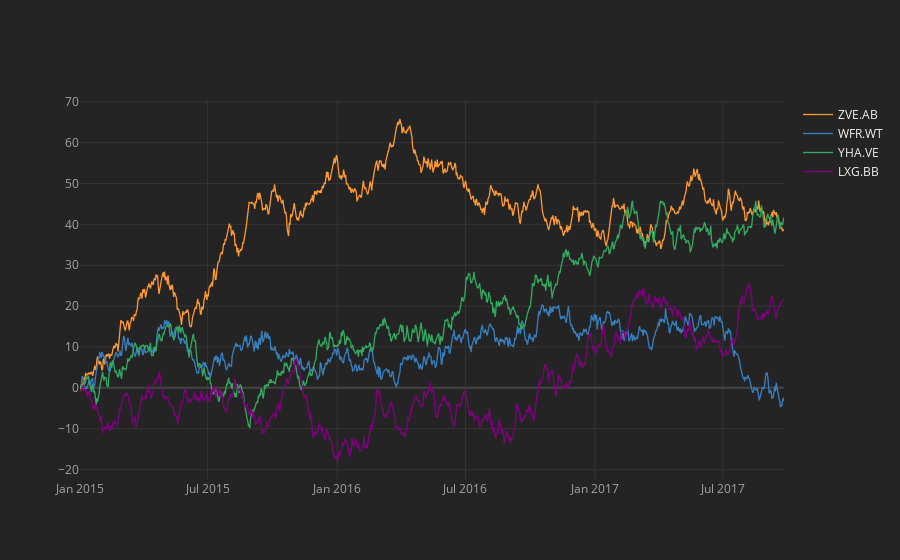

Notebook code for this chart:
### Code cell
cf.datagen.lines(4,1000).iplot()

### Figure 1 — Plotly figure (JSON) as saved in the notebook; plotly's stock layout.template omitted (floating-point values rounded to 4 significant figures; data arrays with more than 128 entries replaced by an {"elided": "..."} marker saying what was removed)
{"data": [{"line": {"color": "rgba(255, 153, 51, 1.0)", "dash": "solid", "shape": "linear", "width": 1.3}, "mode": "lines", "name": "ZVE.AB", "text": "", "type": "scatter", "x": {"elided": "1000 str values"}, "y": {"elided": "1000 float values"}}, {"line": {"color": "rgba(55, 128, 191, 1.0)", "dash": "solid", "shape": "linear", "width": 1.3}, "mode": "lines", "name": "WFR.WT", "text": "", "type": "scatter", "x": {"elided": "1000 str values"}, "y": {"elided": "1000 float values"}}, {"line": {"color": "rgba(50, 171, 96, 1.0)", "dash": "solid", "shape": "linear", "width": 1.3}, "mode": "lines", "name": "YHA.VE", "text": "", "type": "scatter", "x": {"elided": "1000 str values"}, "y": {"elided": "1000 float values"}}, {"line": {"color": "rgba(128, 0, 128, 1.0)", "dash": "solid", "shape": "linear", "width": 1.3}, "mode": "lines", "name": "LXG.BB", "text": "", "type": "scatter", "x": {"elided": "1000 str values"}, "y": {"elided": "1000 float values"}}], "layout": {"autosize": true, "legend": {"bgcolor": "#242424", "font": {"color": "#F4F4F4"}}, "paper_bgcolor": "#242424", "plot_bgcolor": "#242424", "title": {"font": {"color": "#F4F4F4"}}, "xaxis": {"autorange": true, "gridcolor": "#343434", "range": ["2015-01-01", "2017-09-26"], "showgrid": true, "tickfont": {"color": "#A4A4A4"}, "title": {"font": {"color": "#A4A4A4"}, "text": ""}, "type": "date", "zerolinecolor": "#444444"}, "yaxis": {"autorange": true, "gridcolor": "#343434", "range": [-22.55, 70.44], "showgrid": true, "tickfont": {"color": "#A4A4A4"}, "title": {"font": {"color": "#A4A4A4"}, "text": ""}, "type": "linear", "zerolinecolor": "#444444"}}}
